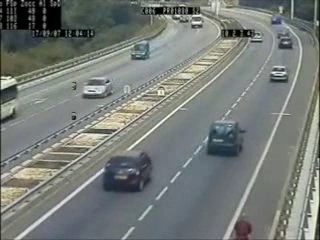
#> input picture frame 75 of images/cars.avi, 320 x 240 px, given in place of data_slow.flv, which was not available
$ jupyter execute 'Motion tracking.ipynb'
#> lines starting #> are read from the running program, lines starting #| are printed output that depends on the picture; after the words box and inside, x2 and y2 are one past the last pixel; in counts of white or black regions, pixels touching at a corner belong together; pictures that were not available may be replaced by others from this repository, and a replacement may not be noted
[cell 1]
import cv2
import numpy as np
from matplotlib import pyplot as plt


# Define our imshow function
def imshow(title = "Image", image = None, size = 10):
    w, h = image.shape[0], image.shape[1]
    aspect_ratio = w/h
    plt.figure(figsize=(size * aspect_ratio,size))
    plt.imshow(cv2.cvtColor(image, cv2.COLOR_BGR2RGB))
    plt.title(title)
    plt.show()

[cell 2]
cap = cv2.VideoCapture("C:/Users/rajen/Computer Vision/videos/data_slow.flv")

# take first frame of the video
ret,frame = cap.read()
#> frame is the input picture: shape (240, 320, 3); mean B, G, R 120, 123.9, 118.8

# Get the height and width of the frame (required to be an interger)
width = int(cap.get(3))
height = int(cap.get(4))

# Define the codec and create VideoWriter object. The output is stored in '*.avi' file.
out = cv2.VideoWriter('C:/Users/rajen/Computer Vision/videos/car_tracking_mean_shift.avi', cv2.VideoWriter_fourcc('M','J','P','G'), 30, (width, height))

# setup initial location of window
r,h,c,w = 250,90,400,125  # simply hardcoded the values
track_window = (c,r,w,h)

# set up the ROI for tracking
roi = frame[r:r+h, c:c+w]
#> roi = empty array
hsv_roi =  cv2.cvtColor(frame, cv2.COLOR_BGR2HSV)
#> hsv_roi: shape (240, 320, 3); mean H, S, V 68.2, 27.2, 126.3
mask = cv2.inRange(hsv_roi, np.array((0., 60.,32.)), np.array((180.,255.,255.)))
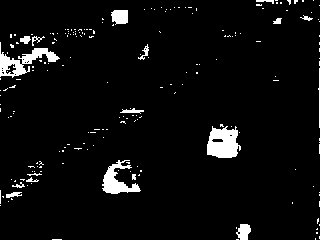
#> mask: shape (240, 320); 4.7% white; 202 white regions (184 under 20 px), largest, box (x1, y1, x2, y2) and area: (207, 126, 241, 158) 797, (0, 42, 60, 78) 723, (102, 160, 141, 194) 577
roi_hist = cv2.calcHist([hsv_roi],[0],mask,[180],[0,180])
#> roi_hist = 180 values, max 209 at index 100, min 0 at index 1, mean 19.87
cv2.normalize(roi_hist,roi_hist,0,255,cv2.NORM_MINMAX)

# Setup the termination criteria, either 10 iteration or move by atleast 1 pt
term_crit = ( cv2.TERM_CRITERIA_EPS | cv2.TERM_CRITERIA_COUNT, 10, 1 )

while(1):
    ret, frame = cap.read()
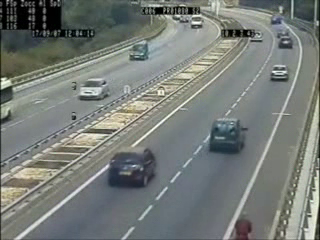
#> input picture frame 76 of images/cars.avi, 320 x 240 px, given in place of data_slow.flv, which was not available
#> frame is the input picture: shape (240, 320, 3); mean B, G, R 119.9, 124, 118.8

    if ret == True:
        hsv = cv2.cvtColor(frame, cv2.COLOR_BGR2HSV)
#> hsv: shape (240, 320, 3); mean H, S, V 67.9, 27.2, 126.2
        dst = cv2.calcBackProject([hsv],[0],roi_hist,[0,180],1)
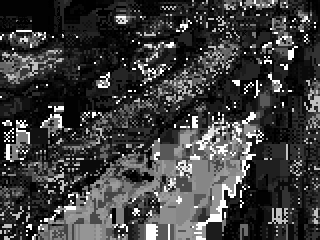
#> dst: shape (240, 320); min 0, max 255, mean 61.8

        # apply meanshift to get the new location
        ret, track_window = cv2.meanShift(dst, track_window, term_crit)
#> ret = 0; track_window = (160, 120, 1, 1)

        # Draw it on image
        x,y,w,h = track_window
#> x = 160; y = 120; w = 1; h = 1
        img2 = cv2.rectangle(frame, (x,y), (x+w,y+h), (255,255,255),2)
        out.write(img2)
        #imshow('Tracking', img2)

    else:
        break

cap.release()
out.release()

$ run again, starting later in the video
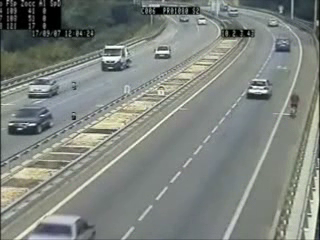
#> input picture frame 337 of images/cars.avi, 320 x 240 px, given in place of data_slow.flv, which was not available
#> frame is the input picture: shape (240, 320, 3); mean B, G, R 126.3, 131.7, 126
#> roi = empty array
#> hsv_roi: shape (240, 320, 3); mean H, S, V 66, 23.1, 132.8
#> `mask = cv2.inRange(hsv_roi, np.array((0., 60.,32.)), np.array((180.,25..`:
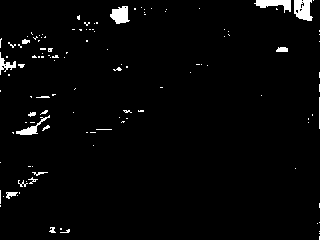
#> mask: shape (240, 320); 2.5% white; 122 white regions (105 under 20 px), largest, box (x1, y1, x2, y2) and area: (294, 0, 313, 21) 297, (254, 0, 291, 13) 255, (110, 6, 130, 24) 247
#> roi_hist = 180 values, max 228 at index 98, min 0 at index 0, mean 10.46
#> hsv: shape (240, 320, 3); mean H, S, V 66.1, 23.3, 133.1
#> `dst = cv2.calcBackProject([hsv],[0],roi_hist,[0,180],1)`:
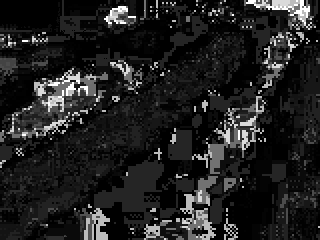
#> dst: shape (240, 320); min 0, max 255, mean 32.7
#> ret = 0; track_window = (160, 120, 1, 1)
#> x = 160; y = 120; w = 1

$ run again, starting later in the video
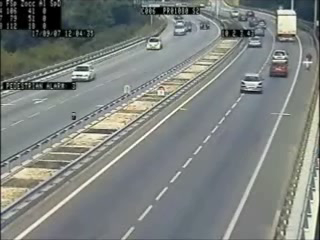
#> input picture frame 600 of images/cars.avi, 320 x 240 px, given in place of data_slow.flv, which was not available
#> frame is the input picture: shape (240, 320, 3); mean B, G, R 126.6, 129.8, 124.9
#> roi = empty array
#> hsv_roi: shape (240, 320, 3); mean H, S, V 71.4, 24.8, 132.2
#> `mask = cv2.inRange(hsv_roi, np.array((0., 60.,32.)), np.array((180.,25..`:
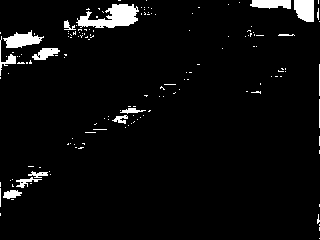
#> mask: shape (240, 320); 4.3% white; 153 white regions (138 under 20 px), largest, box (x1, y1, x2, y2) and area: (76, 4, 139, 28) 854, (3, 30, 44, 48) 400, (294, 0, 314, 22) 380
#> roi_hist = 180 values, max 234 at index 98, min 0 at index 0, mean 18.38
#> hsv: shape (240, 320, 3); mean H, S, V 70.7, 24.1, 132.1
#> `dst = cv2.calcBackProject([hsv],[0],roi_hist,[0,180],1)`:
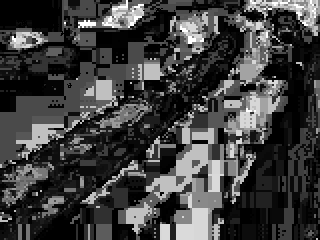
#> dst: shape (240, 320); min 0, max 255, mean 63.4
#> ret = 0; track_window = (160, 120, 1, 1)
#> x = 160; y = 120; w = 1
